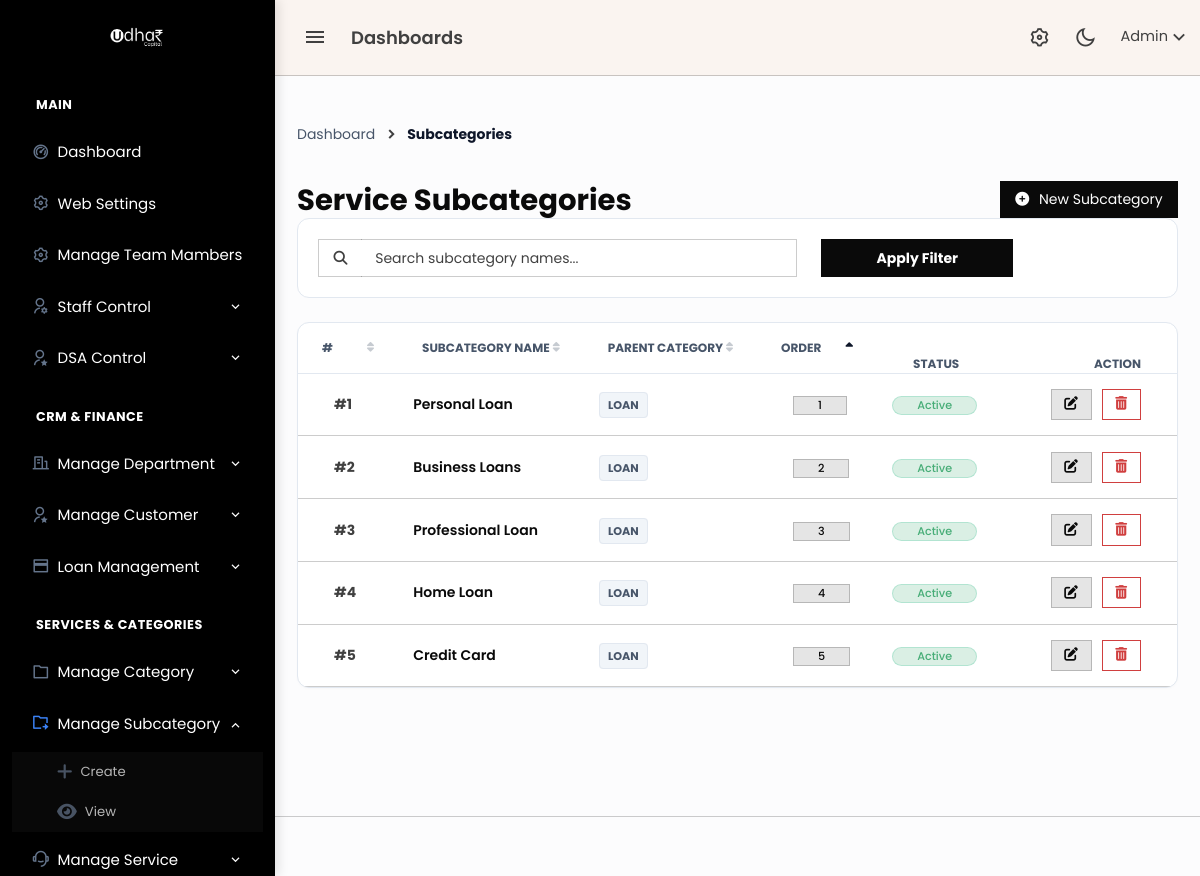
Page /admin/subcategory.php (signed in) on the committed database.
### tables this page shows
CREATE TABLE `services_subcategories` (
  `id` bigint(20) UNSIGNED NOT NULL,
  `uuid` char(36) NOT NULL DEFAULT uuid(),
  `category_id` bigint(20) UNSIGNED NOT NULL,
  `sub_category_name` varchar(255) NOT NULL,
  `sequence` int(11) NOT NULL DEFAULT 1,
  `status` enum('active','inactive') NOT NULL DEFAULT 'active',
  `live` tinyint(1) NOT NULL DEFAULT 1,
  `created_at` timestamp NULL DEFAULT current_timestamp(),
  `updated_at` timestamp NULL DEFAULT current_timestamp() ON UPDATE current_timestamp()
);

CREATE TABLE `service_categories` (
  `id` bigint(20) UNSIGNED NOT NULL,
  `uuid` char(36) NOT NULL DEFAULT uuid(),
  `department` int(11) NOT NULL,
  `category_name` varchar(255) NOT NULL,
  `sequence` int(11) NOT NULL DEFAULT 1,
  `active` tinyint(1) NOT NULL DEFAULT 1,
  `live` tinyint(1) NOT NULL DEFAULT 1,
  `created_at` timestamp NULL DEFAULT current_timestamp(),
  `updated_at` timestamp NULL DEFAULT current_timestamp() ON UPDATE current_timestamp()
);

### admin/subcategory.php (the view, shortened to what this page needs)
<?php
include 'db/config.php';
$search = isset($_GET['search']) ? mysqli_real_escape_string($conn, $_GET['search']) : '';
$sort_by    = $_GET['sort_by'] ?? 'sequence';
$sort_order = $_GET['order'] ?? 'ASC';
function getSortUrl($column, $current_sort_by, $current_sort_order, $search_term) {
    $order = ($column === $current_sort_by && $current_sort_order === 'ASC') ? 'DESC' : 'ASC';
    return "?" . http_build_query(['search' => $search_term, 'sort_by' => $column, 'order' => $order]);
}
$where_clause = $search ? "WHERE sc.sub_category_name LIKE '%$search%'" : "";
$order_sql = match($sort_by) {
    'category_name'     => "c.category_name $sort_order",
    'sub_category_name' => "sc.sub_category_name $sort_order",
    'id'                => "sc.id $sort_order",
    default             => "sc.sequence $sort_order",
};
$query = "
SELECT sc.id, sc.sub_category_name, sc.sequence, sc.status,
       c.category_name
FROM services_subcategories sc
LEFT JOIN service_categories c ON c.id = sc.category_id
$where_clause
ORDER BY $order_sql
";
$result = mysqli_query($conn, $query);
?>
<?php include 'header.php'; ?>
<?php include 'topbar.php'; ?>
<?php include 'sidebar.php'; ?>
<div class="content-page">
    <div class="content">
        <div class="container-fluid">
            <div class="">
                <nav aria-label="breadcrumb">
                    <ol class="breadcrumb mb-2">
                        <li class="breadcrumb-item"><a href="dashboard.php">Dashboard</a></li>
                        <li class="breadcrumb-item active">Subcategories</li>
                    </ol>
                </nav>
                <div class="d-flex justify-content-between align-items-center">
                    <div>
                        <h2 class="fw-bold text-dark mb-0">Service Subcategories</h2>
                    </div>
                    <a href="subcategory_add.php" class="btn btn-dark text-decoration-none">
                        <i class="fas fa-plus-circle me-1"></i> New Subcategory
                    </a>
                </div>
            </div>
            <div class="filter-card">
                <form method="GET" class="row g-3 align-items-center">
                    <div class="col-md-7">
                        <div class="input-group">
                            <span class="input-group-text bg-transparent border-end-0"><i class="fas fa-search text-muted"></i></span>
                            <input type="text" name="search" class="form-control border-start-0"
                                   placeholder="Search subcategory names..." value="<?= htmlspecialchars($search) ?>">
                        </div>
                    </div>
                    <div class="col-md-3">
                        <button type="submit" class="btn btn-dark w-100 fw-bold">Apply Filter</button>
                    </div>
                </form>
            </div>
            <div class="card card-modern">
                <div class="card-body p-0">
                    <div class="table-responsive">
                        <table class="table table-modern mb-0 align-middle">
                            <thead>
                                <tr>
                                    <th width="100">
                                        <a href="<?= getSortUrl('id', $sort_by, $sort_order, $search) ?>">
                                            # <i class="fas <?= $sort_by == 'id' ? ($sort_order == 'ASC' ? 'fa-sort-up active-sort' : 'fa-sort-down active-sort') : 'fa-sort sort-icon' ?>"></i>
                                        </a>
                                    </th>
                                    <th>
                                        <a href="<?= getSortUrl('sub_category_name', $sort_by, $sort_order, $search) ?>">
                                            Subcategory Name <i class="fas <?= $sort_by == 'sub_category_name' ? ($sort_order == 'ASC' ? 'fa-sort-up active-sort' : 'fa-sort-down active-sort') : 'fa-sort sort-icon' ?>"></i>
                                        </a>
                                    </th>
                                    <th>
                                        <a href="<?= getSortUrl('category_name', $sort_by, $sort_order, $search) ?>">
                                            Parent Category <i class="fas <?= $sort_by == 'category_name' ? ($sort_order == 'ASC' ? 'fa-sort-up active-sort' : 'fa-sort-down active-sort') : 'fa-sort sort-icon' ?>"></i>
                                        </a>
                                    </th>
                                    <th width="120">
                                        <a href="<?= getSortUrl('sequence', $sort_by, $sort_order, $search) ?>">
                                            Order <i class="fas <?= $sort_by == 'sequence' ? ($sort_order == 'ASC' ? 'fa-sort-up active-sort' : 'fa-sort-down active-sort') : 'fa-sort sort-icon' ?>"></i>
                                        </a>
                                    </th>
                                    <th width="120" class="ps-4">Status</th>
                                    <th width="180" class="text-end pe-4">Action</th>
                                </tr>
                            </thead>
                            <tbody>
                            <?php if (mysqli_num_rows($result) > 0): ?>
                                <?php while ($row = mysqli_fetch_assoc($result)): ?>
                                    <tr>
                                        <td class="ps-4 text-muted fw-bold">#<?= $row['id'] ?></td>
                                        <td class="fw-semibold text-dark"><?= htmlspecialchars($row['sub_category_name']) ?></td>
                                        <td>
                                            <span class="badge-cat text-uppercase fw-bold">
                                                <?= htmlspecialchars($row['category_name'] ?? 'Unassigned') ?>
                                            </span>
                                        </td>
                                        <td class="ps-4">
                                            <span class="badge bg-light text-dark border px-3"><?= $row['sequence'] ?></span>
                                        </td>
                                        <td>
                                            <?php if($row['status'] === 'active'): ?>
                                                <span class="badge rounded-pill bg-success-subtle text-success px-3" style="background-color: #ecfdf5; border: 1px solid #10b98133;">Active</span>
                                            <?php else: ?>
                                                <span class="badge rounded-pill bg-secondary-subtle text-muted px-3" style="background-color: #f8fafc; border: 1px solid #e2e8f0;">Inactive</span>
                                            <?php endif; ?>
                                        </td>
                                        <td class="text-end pe-4">
                                            <a href="subcategory_edit.php?id=<?= $row['id'] ?>" class="btn btn-sm btn-light border me-1">
                                                <i class="fas fa-edit"></i>
                                            </a>
                                            <a href="db/delete/subcategory_delete.php?id=<?= $row['id'] ?>"
                                               onclick="return confirm('Delete this subcategory?')"
                                               class="btn btn-sm btn-outline-danger">
                                                <i class="fas fa-trash-alt"></i>
                                            </a>
                                        </td>
                                    </tr>
                                <?php endwhile; ?>
                            <?php endif; ?>
                            </tbody>
                        </table>
                    </div>
                </div>
            </div>
        </div>
    </div>
</div>
<?php include 'footer.php'; ?>

### admin/sidebar.php (style rules this page uses)
:root { --nav-bg: #000000; --nav-text: #ffffff; --nav-hover-bg: #1e293b; --accent-blue: #3b82f6; }

### admin/subcategory.php (style rules this page uses)
:root { --slate-900: #0f172a; --slate-600: #475569; --slate-200: #e2e8f0; --slate-50: #f8fafc; }
.content-page { background-color: #fcfcfd; min-height: 100vh; }
.breadcrumb-item a { color: var(--slate-600); text-decoration: none; }
.breadcrumb-item.active { color: var(--slate-900); font-weight: 700; }
.filter-card { background: #fff; border: 1px solid var(--slate-200); border-radius: 12px; padding: 1.25rem; margin-bottom: 1.5rem; }
.card-modern { border: 1px solid var(--slate-200); border-radius: 12px; background: #ffffff; box-shadow: 0 1px 3px rgba(0,0,0,0.02); overflow: hidden; }
.table-modern thead th { background: var(--slate-50); text-transform: uppercase; font-size: 0.75rem; font-weight: 700; color: var(--slate-600); padding: 0; border-bottom: 1px solid var(--slate-200); }
.table-modern thead th a { display: flex; align-items: center; justify-content: space-between; padding: 16px 24px; color: inherit; text-decoration: none; width: 100%; transition: background 0.2s; }
.sort-icon { font-size: 0.7rem; opacity: 0.3; }
.active-sort { opacity: 1 !important; color: var(--slate-900); }
.badge-cat { background: #f1f5f9; color: var(--slate-600); font-size: 0.7rem; padding: 4px 8px; border-radius: 4px; border: 1px solid var(--slate-200); }

### rows in the picture
services_subcategories: id "1", sub_category_name "Personal Loan", service_categories.category_name "LOAN", sequence "1", status "Active"
services_subcategories: id "2", sub_category_name "Business Loans", service_categories.category_name "LOAN", sequence "2", status "Active"
services_subcategories: id "3", sub_category_name "Professional Loan", service_categories.category_name "LOAN", sequence "3", status "Active"
services_subcategories: id "4", sub_category_name "Home Loan", service_categories.category_name "LOAN", sequence "4", status "Active"
services_subcategories: id "5", sub_category_name "Credit Card", service_categories.category_name "LOAN", sequence "5", status "Active"
